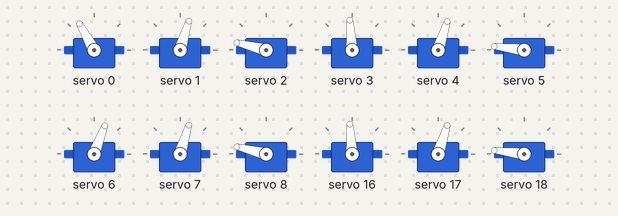
Recording of a sketch running on a simulated Arduino Uno, built with avr-gcc and run on an emulated ATmega328P. Shown: 12 × servo. What the sketch prints to the serial monitor is not drawn.

Above: at 1.85 s.
At 2.4 s:
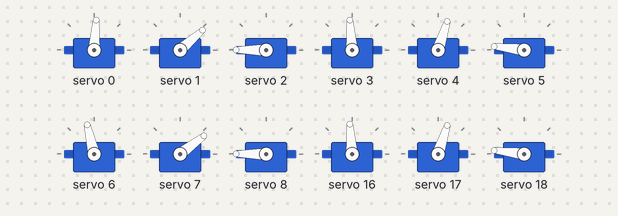
At 2.65 s:
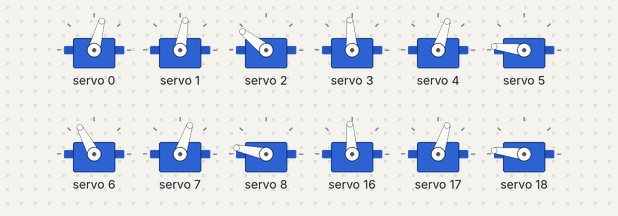
At 2.95 s:
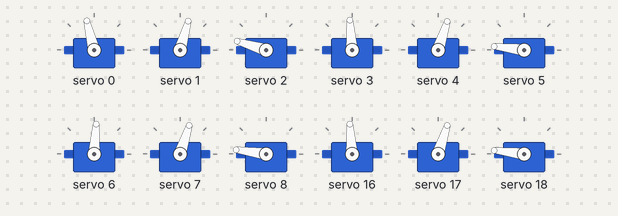
At 3.65 s:
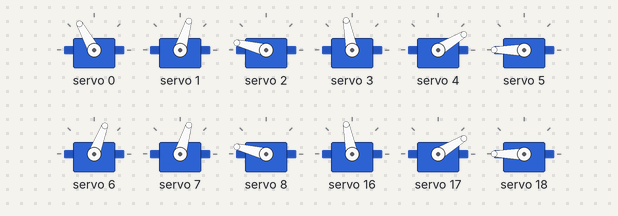
At 4.35 s:
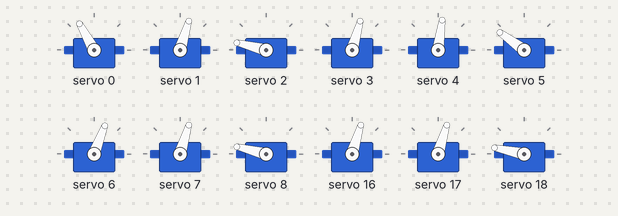
Timing chart, 0 to 7.7 s (numbered marks = the images above):
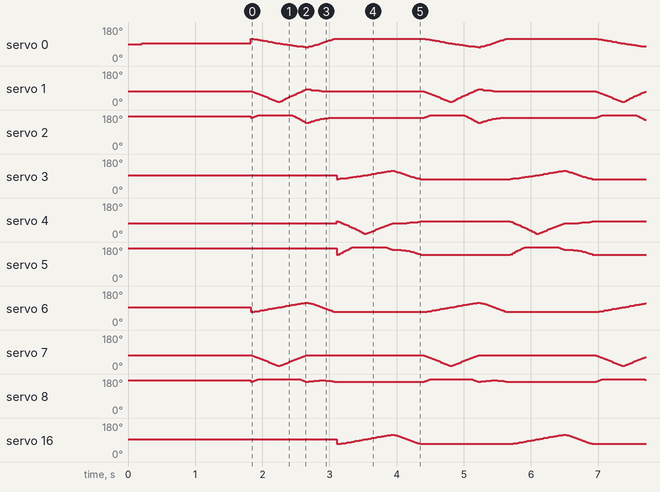

Measured:
- by itself, servo 7, servo 17: moves between 16° and 73°, repeating every 2.6 s

The sketch:

Hexapod.ino
```cpp
//This is the code which controls the hexapod and moves it in a straight forward direction, nevertheless its and ongoing project,
//so in the future i will add more movements and features
//This code initialize the two drivers to control the 18 servomotors, implement an inverse kinematics to move the end effector of the
//leg to the desired position as well as a function to make the robot move forward

#include <Wire.h>
#include <Adafruit_PWMServoDriver.h>
#include <math.h>

//Initialize the two drivers

Adafruit_PWMServoDriver servos = Adafruit_PWMServoDriver(0x40);
Adafruit_PWMServoDriver servos2 = Adafruit_PWMServoDriver(0x41);

//Generate all the proper variables to the functions inside the code
int pos0 = 110;
int pos180 = 512;
// these constants correspond to the lenght of each link of the leg
const float a1 = 28;
const float a2 = 55;
const float a3 = 95;
//This arrays contains the position of important points of interest, like zero position, where the leg is completely extended
float restPosition[3] = {90,0,-75};
float zeroPosition[3] = {178,0,0};
float elevateLeg[3] = {90,0,-30};
float forwardLeg[3] = {90,-40,-75};
float backwardsLeg[3] = {90,40,-75};
float forwardFrontLeg[3] = {120,-40,-75};
float backwardsBackLeg[3] = {120,40,-75};
int j = 1;

float theta1, theta2, theta3;

uint8_t servonum = 0;

void setup(){
  //Initialize the servos and serial print for debugging
  Serial.begin(115200);
  Serial.println("poio");
  servos.begin();
  servos.setPWMFreq(50);
  servos2.begin();
  servos2.setPWMFreq(50);
  delay(200);
  //ZeroPosition();
  //all legs to extended position
  RestPosition();

}

void loop(){

  //Start the walking cycle
  moveForward();

  }


//---------------------------------------------------------------------------------------------------------
//This function is used to apply inverse kinematics, it receive a certain coordinate and then transform it into
//Angle values which correspond to each link
void Inverse_Kinematics(float x, float y, float z, float &theta1, float &theta2, float &theta3 ){
  theta1 = atan(y/x);
  float L = sqrt(x*x + y*y);
  float r = sqrt(z*z + (L-a1)*(L-a1));
  float phi = atan(z/(L-a1));
  float beta = acos((r*r + a2*a2 - a3*a3)/ (2*r*a2));
  theta2 = beta + phi;
  theta3 = acos((a3*a3 + a2*a2 - r*r)/(2*a3*a2))-(M_PI);

  theta1 = (theta1 * (180.0 / M_PI));
  theta2 = theta2 * (180.0 / M_PI);
  theta3 = theta3 * (180.0 / M_PI);
}

//------------------------------------------------------------------------------
//Function to establish the right pwm for the servo and match them with degree angles,it receives the number of servo
//you want to move and the desire angle

void setServo(uint8_t n_servo, int angulo){
  int duty;
  duty = map(angulo,0,180,pos0,pos180);
  if (n_servo > 8){
    n_servo = n_servo - 9;
    servos2.setPWM(n_servo,0,duty);
  }else{
    servos.setPWM(n_servo,0,duty);
  }

}

//---------------------------------------------------------------------------------------
//This function is used to move an entire leg including all the joints to a desired position
//after calculating the inverse kinematics of that position

void moveLeg(float x, float y,float z, int LegNum){

  Inverse_Kinematics(x, y, z, theta1, theta2, theta3);
  theta1 = theta1 + 90;
  theta2 = 180 - (theta2 + 90);
  theta3 = 180 - (theta3 + 120);
  //Serial.println(theta1);
  //Serial.println(theta2);
  //Serial.println(theta3);
  switch (LegNum){
    case 1:
    setServo(0,theta1);
    setServo(1,theta2);
    setServo(2,theta3);
    break;
    case 2:
    setServo(3,theta1);
    setServo(4,theta2);
    setServo(5,theta3);
    break;
    case 3:
    setServo(6,theta1);
    setServo(7,theta2);
    setServo(8,theta3);
    break;
    case 4:
    setServo(9,theta1);
    setServo(10,theta2);
    setServo(11,theta3);
    break;
    case 5:
    setServo(12,theta1);
    setServo(13,theta2);
    setServo(14,theta3);
    break;
    case 6:
    setServo(15,theta1);
    setServo(16,theta2);
    setServo(17,theta3);
    break;
  }
}


//------------------------------------------------------------------------------------
//This function creates an interpolation between to coordinate points to make a smooth the leg movement
//It receives starting and end points, the number of points between coordinates and the numer o leg you want to move

void interpolation(float start[3], float end[3], int steps, int legNum){
  for(int i = 0; i <= steps; i++){
    float t = (float)i / steps;
    float xf = start[0] + t*(end[0]-start[0]);
    float yf = start[1] + t*(end[1]-start[1]);
    float zf = start[2] + t*(end[2]-start[2]);
    moveLeg(xf,yf,zf,legNum);
    delay(10);
  }
}

//----------------------------------------------------------------------------------------------------------------------------------------------------------------
//This is an interpolation function as well, the main difference is that this one moves 3 legs simultaneously

void SimuInterpolation(float start1[3], float end1[3], float start2[3], float end2[3], float start3[3], float end3[3], int steps, int leg1, int leg2, int leg3){
  for(int i = 0; i <= steps; i++){
    float t = (float)i / steps;
    float xf1 = start1[0] + t*(end1[0]-start1[0]);
    float xf2 = start2[0] + t*(end2[0]-start2[0]);
    float xf3 = start3[0] + t*(end3[0]-start3[0]);
    float yf1 = start1[1] + t*(end1[1]-start1[1]);
    float yf2 = start2[1] + t*(end2[1]-start2[1]);
    float yf3 = start3[1] + t*(end3[1]-start3[1]);
    float zf1 = start1[2] + t*(end1[2]-start1[2]);
    float zf2 = start2[2] + t*(end2[2]-start2[2]);
    float zf3 = start3[2] + t*(end3[2]-start3[2]);

    moveLeg(xf1,yf1,zf1,leg1);
    moveLeg(xf2,yf2,zf2,leg2);
    moveLeg(xf3,yf3,zf3,leg3);

    delay(10);
  }
}

//---------------------------------------------------------------------------
//This uses the "SimuInterpolation" function to generate the walking cycle, first it moves 3 legs, 2 from one side and one from the opossite side
//then repeat the same with the other 3 legs

void moveForward(){


  SimuInterpolation(backwardsLeg,elevateLeg,forwardLeg,elevateLeg,backwardsBackLeg,elevateLeg,20,1,3,5);
  SimuInterpolation(elevateLeg, forwardFrontLeg,elevateLeg, backwardsLeg,elevateLeg, forwardLeg,20,1,3,5);
  SimuInterpolation(forwardFrontLeg,backwardsLeg,backwardsLeg,forwardLeg,forwardLeg,backwardsBackLeg,20,1,3,5);
  delay(20);
  SimuInterpolation(forwardFrontLeg,elevateLeg,forwardLeg,elevateLeg,backwardsLeg,elevateLeg,20,2,4,6);
  SimuInterpolation(elevateLeg,backwardsLeg,elevateLeg,backwardsLeg,elevateLeg,forwardFrontLeg,20,2,4,6);
  SimuInterpolation(backwardsLeg,forwardFrontLeg,backwardsLeg,forwardLeg,forwardFrontLeg,backwardsLeg,20,2,4,6);
  delay(20);


}
//----------------------------------------------------------------------------
//This function put all the legs in the Ready-to-walk position of the robot

void RestPosition(){
  Serial.println("Moving leg to rest position");
      for (int i = 1; i < 7; i++){
        moveLeg(90,0,-75,i);
        delay(100);
      }
  Serial.println("All legs have been moved");
  delay(1000);
}

//------------------------------------------------------------------------------
//This function put all the legs in the total-extended position of the robot

void ZeroPosition(){
  Serial.println("Moving leg to 0 position");
      for(int i = 1; i < 7; i++){
        moveLeg(178,0,0,i);
        delay(200);
      }
      Serial.println("All legs have been moved");
}
```
